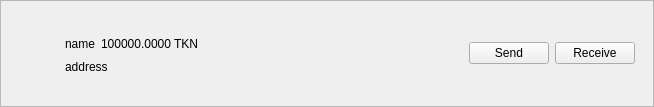
<?xml version="1.0" encoding="UTF-8"?>
<ui version="4.0">
 <class>TokenItemWidget</class>
 <widget class="QWidget" name="TokenItemWidget">
  <property name="geometry">
   <rect>
    <x>0</x>
    <y>0</y>
    <width>654</width>
    <height>107</height>
   </rect>
  </property>
  <property name="sizePolicy">
   <sizepolicy hsizetype="Preferred" vsizetype="Maximum">
    <horstretch>0</horstretch>
    <verstretch>0</verstretch>
   </sizepolicy>
  </property>
  <property name="windowTitle">
   <string>Form</string>
  </property>
  <layout class="QVBoxLayout" name="verticalLayout_2">
   <property name="spacing">
    <number>0</number>
   </property>
   <property name="leftMargin">
    <number>0</number>
   </property>
   <property name="topMargin">
    <number>0</number>
   </property>
   <property name="rightMargin">
    <number>0</number>
   </property>
   <property name="bottomMargin">
    <number>0</number>
   </property>
   <item>
    <widget class="QFrame" name="tokenItemFrame">
     <property name="frameShape">
      <enum>QFrame::StyledPanel</enum>
     </property>
     <property name="frameShadow">
      <enum>QFrame::Raised</enum>
     </property>
     <layout class="QHBoxLayout" name="horizontalLayout">
      <item>
       <widget class="QLabel" name="tokenLogo">
        <property name="sizePolicy">
         <sizepolicy hsizetype="Fixed" vsizetype="Fixed">
          <horstretch>0</horstretch>
          <verstretch>0</verstretch>
         </sizepolicy>
        </property>
        <property name="minimumSize">
         <size>
          <width>40</width>
          <height>40</height>
         </size>
        </property>
        <property name="alignment">
         <set>Qt::AlignCenter</set>
        </property>
       </widget>
      </item>
      <item>
       <widget class="QStackedWidget" name="stackedWidget">
        <property name="currentIndex">
         <number>0</number>
        </property>
        <widget class="QWidget" name="page">
         <layout class="QHBoxLayout" name="horizontalLayout_4">
          <item>
           <layout class="QHBoxLayout" name="horizontalLayout_3">
            <item>
             <layout class="QVBoxLayout" name="verticalLayout">
              <item>
               <spacer name="verticalSpacer_2">
                <property name="orientation">
                 <enum>Qt::Vertical</enum>
                </property>
                <property name="sizeHint" stdset="0">
                 <size>
                  <width>20</width>
                  <height>0</height>
                 </size>
                </property>
               </spacer>
              </item>
              <item>
               <widget class="QWidget" name="widgetBalance" native="true">
                <layout class="QHBoxLayout" name="horizontalLayout_2">
                 <property name="leftMargin">
                  <number>0</number>
                 </property>
                 <property name="topMargin">
                  <number>0</number>
                 </property>
                 <property name="rightMargin">
                  <number>0</number>
                 </property>
                 <property name="bottomMargin">
                  <number>0</number>
                 </property>
                 <item>
                  <widget class="QLabel" name="tokenName">
                   <property name="text">
                    <string>name</string>
                   </property>
                   <property name="textInteractionFlags">
                    <set>Qt::LinksAccessibleByMouse|Qt::TextSelectableByMouse</set>
                   </property>
                  </widget>
                 </item>
                 <item>
                  <widget class="QLabel" name="tokenBalance">
                   <property name="text">
                    <string>100000.0000 TKN</string>
                   </property>
                   <property name="textInteractionFlags">
                    <set>Qt::LinksAccessibleByMouse|Qt::TextSelectableByMouse</set>
                   </property>
                  </widget>
                 </item>
                 <item>
                  <spacer name="horizontalSpacer">
                   <property name="orientation">
                    <enum>Qt::Horizontal</enum>
                   </property>
                   <property name="sizeHint" stdset="0">
                    <size>
                     <width>0</width>
                     <height>20</height>
                    </size>
                   </property>
                  </spacer>
                 </item>
                </layout>
               </widget>
              </item>
              <item>
               <widget class="QLabel" name="senderAddress">
                <property name="text">
                 <string>address</string>
                </property>
                <property name="textInteractionFlags">
                 <set>Qt::LinksAccessibleByMouse|Qt::TextSelectableByMouse</set>
                </property>
               </widget>
              </item>
              <item>
               <spacer name="verticalSpacer">
                <property name="orientation">
                 <enum>Qt::Vertical</enum>
                </property>
                <property name="sizeHint" stdset="0">
                 <size>
                  <width>20</width>
                  <height>0</height>
                 </size>
                </property>
               </spacer>
              </item>
             </layout>
            </item>
            <item>
             <spacer name="horizontalSpacer_2">
              <property name="orientation">
               <enum>Qt::Horizontal</enum>
              </property>
              <property name="sizeHint" stdset="0">
               <size>
                <width>193</width>
                <height>20</height>
               </size>
              </property>
             </spacer>
            </item>
            <item>
             <widget class="CrowntiumPushButton" name="buttonSend">
              <property name="text">
               <string>Send</string>
              </property>
             </widget>
            </item>
            <item>
             <widget class="CrowntiumPushButton" name="buttonReceive">
              <property name="text">
               <string>Receive</string>
              </property>
             </widget>
            </item>
           </layout>
          </item>
         </layout>
        </widget>
        <widget class="QWidget" name="page_2">
         <layout class="QHBoxLayout" name="horizontalLayout_5">
          <item>
           <widget class="QLabel" name="labelNewToken">
            <property name="text">
             <string>Add new tokens</string>
            </property>
           </widget>
          </item>
          <item>
           <spacer name="horizontalSpacer_3">
            <property name="orientation">
             <enum>Qt::Horizontal</enum>
            </property>
            <property name="sizeHint" stdset="0">
             <size>
              <width>408</width>
              <height>20</height>
             </size>
            </property>
           </spacer>
          </item>
          <item>
           <widget class="QToolButton" name="buttonAdd">
            <property name="text">
             <string/>
            </property>
            <property name="iconSize">
             <size>
              <width>32</width>
              <height>32</height>
             </size>
            </property>
           </widget>
          </item>
         </layout>
        </widget>
       </widget>
      </item>
     </layout>
    </widget>
   </item>
  </layout>
 </widget>
 <customwidgets>
  <customwidget>
   <class>CrowntiumPushButton</class>
   <extends>QPushButton</extends>
   <header>qt/crtpushbutton.h</header>
  </customwidget>
 </customwidgets>
 <resources/>
 <connections/>
</ui>
